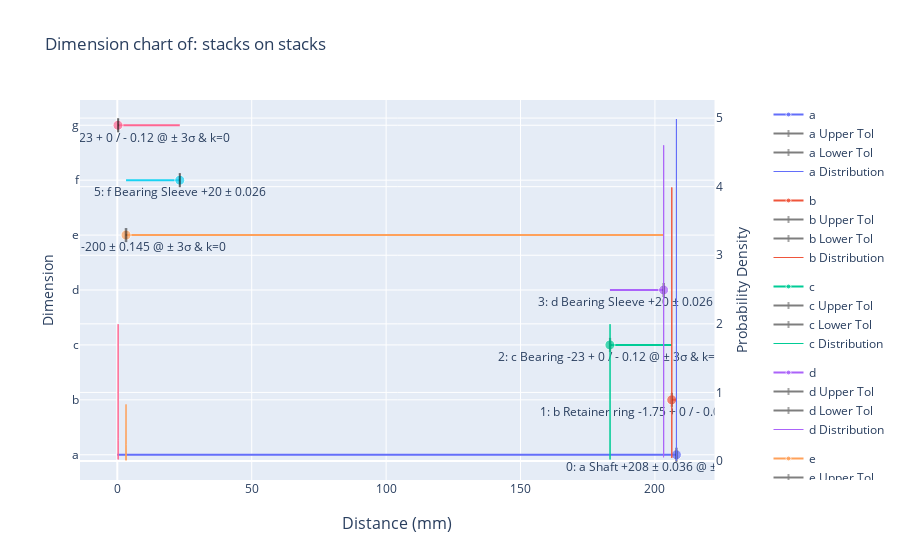

The notebook cell saved with this chart:
### Code cell
ds.plot.plot_stack(stack)

### Figure 1 — Plotly figure (JSON) as saved in the notebook; plotly's stock layout.template omitted (floating-point values rounded to 4 significant figures; data arrays with more than 128 entries replaced by an {"elided": "..."} marker saying what was removed)
{"data": [{"legendgroup": "a", "line": {"color": "#636EFA", "width": 2}, "marker": {"size": [0, 10]}, "mode": "lines+markers+text", "name": "a", "text": ["", "0: a Shaft +208 ± 0.036 @ ± 6σ & k=0.25"], "textposition": "bottom center", "type": "scatter", "x": [0, 208], "y": ["a", "a"]}, {"legendgroup": "a", "line": {"color": "black"}, "marker": {"line": {"color": "black", "width": 2}, "size": [0, 10], "symbol": "line-ns"}, "mode": "lines+markers+text", "name": "a Upper Tol", "opacity": 0.5, "type": "scatter", "x": [208, 208.0], "y": ["a", "a"]}, {"legendgroup": "a", "line": {"color": "black"}, "marker": {"line": {"color": "black", "width": 2}, "size": [0, 10], "symbol": "line-ns"}, "mode": "lines+markers+text", "name": "a Lower Tol", "opacity": 0.5, "type": "scatter", "x": [208, 208.0], "y": ["a", "a"]}, {"legendgroup": "a", "line": {"color": "#636EFA", "width": 1}, "name": "a Distribution", "type": "scatter", "x": [208.0, 208.0, 208.0, 208.0, 208.0, 208.0, 208.0, 208.0, 208.0, 208.0, 208.0, 208.0, 208.0, 208.0, 208.0, 208.0, 208.0, 208.0, 208.0, 208.0, 208.0, 208.0, 208.0, 208.0, 208.0, 208.0, 208.0, 208.0, 208.0, 208.0, 208.0, 208.0, 208.0, 208.0, 208.0, 208.0, 208.0, 208.0, 208.0, 208.0, 208.0, 208.0, 208.0, 208.0, 208.0, 208.0, 208.0, 208.0, 208.0, 208.0, 208.0, 208.0, 208.0, 208.0, 208.0, 208.0, 208.0, 208.0, 208.0, 208.0, 208.0, 208.0, 208.0, 208.0, 208.0, 208.0, 208.0, 208.0, 208.0, 208.0, 208.0, 208.0, 208.0], "xaxis": "x", "y": [0.0001998, 0.0003479, 0.0005965, 0.001007, 0.001673, 0.002737, 0.004407, 0.006988, 0.01091, 0.01676, 0.02536, 0.03778, 0.0554, 0.07998, 0.1137, 0.1591, 0.2191, 0.2971, 0.3967, 0.5215, 0.6749, 0.8598, 1.078, 1.332, 1.619, 1.938, 2.283, 2.648, 3.025, 3.401, 3.764, 4.102, 4.401, 4.648, 4.833, 4.948, 4.987, 4.948, 4.833, 4.648, 4.401, 4.102, 3.764, 3.401, 3.025, 2.648, 2.283, 1.938, 1.619, 1.332, 1.078, 0.8598, 0.6749, 0.5215, 0.3967, 0.2971, 0.2191, 0.1591, 0.1137, 0.07998, 0.0554, 0.03778, 0.02536, 0.01676, 0.01091, 0.006988, 0.004407, 0.002737, 0.001673, 0.001007, 0.0005965, 0.0003479, 0.0001998], "yaxis": "y2"}, {"legendgroup": "b", "line": {"color": "#EF553B", "width": 2}, "marker": {"size": [0, 10]}, "mode": "lines+markers+text", "name": "b", "text": ["", "1: b Retainer ring -1.75 + 0 / - 0.06 @ ± 3σ & k=0"], "textposition": "bottom center", "type": "scatter", "x": [208, 206.2], "y": ["b", "b"]}, {"legendgroup": "b", "line": {"color": "black"}, "marker": {"line": {"color": "black", "width": 2}, "size": [0, 10], "symbol": "line-ns"}, "mode": "lines+markers+text", "name": "b Upper Tol", "opacity": 0.5, "type": "scatter", "x": [206.2, 206.2], "y": ["b", "b"]}, {"legendgroup": "b", "line": {"color": "black"}, "marker": {"line": {"color": "black", "width": 2}, "size": [0, 10], "symbol": "line-ns"}, "mode": "lines+markers+text", "name": "b Lower Tol", "opacity": 0.5, "type": "scatter", "x": [206.2, 206.3], "y": ["b", "b"]}, {"legendgroup": "b", "line": {"color": "#EF553B", "width": 1}, "name": "b Distribution", "type": "scatter", "x": [206.3, 206.3, 206.3, 206.3, 206.3, 206.3, 206.3, 206.3, 206.3, 206.3, 206.3, 206.3, 206.3, 206.3, 206.3, 206.3, 206.3, 206.3, 206.3, 206.3, 206.3, 206.3, 206.3, 206.3, 206.3, 206.3, 206.3, 206.3, 206.3, 206.3, 206.3, 206.3, 206.3, 206.3, 206.3, 206.3, 206.3, 206.3, 206.3, 206.3, 206.3, 206.3, 206.3, 206.3, 206.3, 206.3, 206.3, 206.3, 206.3, 206.3, 206.3, 206.3, 206.3, 206.3, 206.3, 206.3, 206.3, 206.3, 206.3, 206.3, 206.2], "xaxis": "x", "y": [0.04432, 0.05953, 0.07915, 0.1042, 0.1358, 0.1753, 0.2239, 0.2833, 0.3547, 0.4398, 0.5399, 0.6562, 0.7895, 0.9405, 1.109, 1.295, 1.497, 1.714, 1.942, 2.179, 2.42, 2.661, 2.897, 3.123, 3.332, 3.521, 3.683, 3.814, 3.91, 3.97, 3.989, 3.97, 3.91, 3.814, 3.683, 3.521, 3.332, 3.123, 2.897, 2.661, 2.42, 2.179, 1.942, 1.714, 1.497, 1.295, 1.109, 0.9405, 0.7895, 0.6562, 0.5399, 0.4398, 0.3547, 0.2833, 0.2239, 0.1753, 0.1358, 0.1042, 0.07915, 0.05953, 0.04432], "yaxis": "y2"}, {"legendgroup": "c", "line": {"color": "#00CC96", "width": 2}, "marker": {"size": [0, 10]}, "mode": "lines+markers+text", "name": "c", "text": ["", "2: c Bearing -23 + 0 / - 0.12 @ ± 3σ & k=0"], "textposition": "bottom center", "type": "scatter", "x": [206.2, 183.2], "y": ["c", "c"]}, {"legendgroup": "c", "line": {"color": "black"}, "marker": {"line": {"color": "black", "width": 2}, "size": [0, 10], "symbol": "line-ns"}, "mode": "lines+markers+text", "name": "c Upper Tol", "opacity": 0.5, "type": "scatter", "x": [183.2, 183.2], "y": ["c", "c"]}, {"legendgroup": "c", "line": {"color": "black"}, "marker": {"line": {"color": "black", "width": 2}, "size": [0, 10], "symbol": "line-ns"}, "mode": "lines+markers+text", "name": "c Lower Tol", "opacity": 0.5, "type": "scatter", "x": [183.2, 183.4], "y": ["c", "c"]}, {"legendgroup": "c", "line": {"color": "#00CC96", "width": 1}, "name": "c Distribution", "type": "scatter", "x": [183.4, 183.4, 183.4, 183.4, 183.4, 183.4, 183.4, 183.4, 183.4, 183.4, 183.4, 183.4, 183.4, 183.4, 183.4, 183.4, 183.4, 183.4, 183.4, 183.4, 183.3, 183.3, 183.3, 183.3, 183.3, 183.3, 183.3, 183.3, 183.3, 183.3, 183.3, 183.3, 183.3, 183.3, 183.3, 183.3, 183.3, 183.3, 183.3, 183.3, 183.3, 183.3, 183.3, 183.3, 183.3, 183.3, 183.3, 183.3, 183.3, 183.3, 183.3, 183.3, 183.3, 183.3, 183.3, 183.3, 183.3, 183.3, 183.3, 183.3, 183.3, 183.3, 183.3, 183.3, 183.3, 183.3, 183.3, 183.3, 183.3, 183.3, 183.3, 183.3, 183.3, 183.3, 183.3, 183.3, 183.3, 183.3, 183.3, 183.3, 183.3, 183.3, 183.3, 183.3, 183.3, 183.3, 183.3, 183.3, 183.3, 183.3, 183.3, 183.3, 183.3, 183.3, 183.3, 183.3, 183.3, 183.3, 183.3, 183.3, 183.3, 183.3, 183.3, 183.3, 183.3, 183.3, 183.3, 183.3, 183.3, 183.3, 183.3, 183.3, 183.3, 183.3, 183.3, 183.3, 183.3, 183.3, 183.3, 183.3, 183.2], "xaxis": "x", "y": [0.02216, 0.02571, 0.02976, 0.03436, 0.03958, 0.04547, 0.0521, 0.05956, 0.06791, 0.07725, 0.08764, 0.09919, 0.112, 0.1261, 0.1416, 0.1587, 0.1774, 0.1978, 0.2199, 0.244, 0.27, 0.298, 0.3281, 0.3603, 0.3948, 0.4314, 0.4702, 0.5113, 0.5546, 0.6, 0.6476, 0.6972, 0.7486, 0.8019, 0.8568, 0.9132, 0.9709, 1.03, 1.089, 1.149, 1.21, 1.27, 1.33, 1.39, 1.448, 1.506, 1.561, 1.615, 1.666, 1.715, 1.76, 1.803, 1.841, 1.876, 1.907, 1.933, 1.955, 1.972, 1.985, 1.992, 1.995, 1.992, 1.985, 1.972, 1.955, 1.933, 1.907, 1.876, 1.841, 1.803, 1.76, 1.715, 1.666, 1.615, 1.561, 1.506, 1.448, 1.39, 1.33, 1.27, 1.21, 1.149, 1.089, 1.03, 0.9709, 0.9132, 0.8568, 0.8019, 0.7486, 0.6972, 0.6476, 0.6, 0.5546, 0.5113, 0.4702, 0.4314, 0.3948, 0.3603, 0.3281, 0.298, 0.27, 0.244, 0.2199, 0.1978, 0.1774, 0.1587, 0.1416, 0.1261, 0.112, 0.09919, 0.08764, 0.07725, 0.06791, 0.05956, 0.0521, 0.04547, 0.03958, 0.03436, 0.02976, 0.02571, 0.02216], "yaxis": "y2"}, {"legendgroup": "d", "line": {"color": "#AB63FA", "width": 2}, "marker": {"size": [0, 10]}, "mode": "lines+markers+text", "name": "d", "text": ["", "3: d Bearing Sleeve +20 ± 0.026 @ ± 3σ & k=0"], "textposition": "bottom center", "type": "scatter", "x": [183.2, 203.2], "y": ["d", "d"]}, {"legendgroup": "d", "line": {"color": "black"}, "marker": {"line": {"color": "black", "width": 2}, "size": [0, 10], "symbol": "line-ns"}, "mode": "lines+markers+text", "name": "d Upper Tol", "opacity": 0.5, "type": "scatter", "x": [203.2, 203.2], "y": ["d", "d"]}, {"legendgroup": "d", "line": {"color": "black"}, "marker": {"line": {"color": "black", "width": 2}, "size": [0, 10], "symbol": "line-ns"}, "mode": "lines+markers+text", "name": "d Lower Tol", "opacity": 0.5, "type": "scatter", "x": [203.2, 203.3], "y": ["d", "d"]}, {"legendgroup": "d", "line": {"color": "#AB63FA", "width": 1}, "name": "d Distribution", "type": "scatter", "x": [203.2, 203.2, 203.2, 203.2, 203.2, 203.2, 203.2, 203.2, 203.2, 203.2, 203.2, 203.2, 203.2, 203.2, 203.2, 203.2, 203.2, 203.2, 203.2, 203.2, 203.2, 203.2, 203.2, 203.2, 203.2, 203.2, 203.3, 203.3, 203.3, 203.3, 203.3, 203.3, 203.3, 203.3, 203.3, 203.3, 203.3, 203.3, 203.3, 203.3, 203.3, 203.3, 203.3, 203.3, 203.3, 203.3, 203.3, 203.3, 203.3, 203.3, 203.3, 203.3], "xaxis": "x", "y": [0.05114, 0.07181, 0.0995, 0.1361, 0.1836, 0.2444, 0.3211, 0.4163, 0.5326, 0.6723, 0.8374, 1.029, 1.249, 1.494, 1.765, 2.057, 2.366, 2.685, 3.006, 3.322, 3.622, 3.897, 4.138, 4.335, 4.482, 4.573, 4.603, 4.573, 4.482, 4.335, 4.138, 3.897, 3.622, 3.322, 3.006, 2.685, 2.366, 2.057, 1.765, 1.494, 1.249, 1.029, 0.8374, 0.6723, 0.5326, 0.4163, 0.3211, 0.2444, 0.1836, 0.1361, 0.0995, 0.07181], "yaxis": "y2"}, {"legendgroup": "e", "line": {"color": "#FFA15A", "width": 2}, "marker": {"size": [0, 10]}, "mode": "lines+markers+text", "name": "e", "text": ["", "4: e Case -200 ± 0.145 @ ± 3σ & k=0"], "textposition": "bottom center", "type": "scatter", "x": [203.2, 3.25], "y": ["e", "e"]}, {"legendgroup": "e", "line": {"color": "black"}, "marker": {"line": {"color": "black", "width": 2}, "size": [0, 10], "symbol": "line-ns"}, "mode": "lines+markers+text", "name": "e Upper Tol", "opacity": 0.5, "type": "scatter", "x": [3.25, 3.105], "y": ["e", "e"]}, {"legendgroup": "e", "line": {"color": "black"}, "marker": {"line": {"color": "black", "width": 2}, "size": [0, 10], "symbol": "line-ns"}, "mode": "lines+markers+text", "name": "e Lower Tol", "opacity": 0.5, "type": "scatter", "x": [3.25, 3.395], "y": ["e", "e"]}, {"legendgroup": "e", "line": {"color": "#FFA15A", "width": 1}, "name": "e Distribution", "type": "scatter", "x": {"elided": "291 float values"}, "xaxis": "x", "y": {"elided": "291 float values"}, "yaxis": "y2"}, {"legendgroup": "f", "line": {"color": "#19D3F3", "width": 2}, "marker": {"size": [0, 10]}, "mode": "lines+markers+text", "name": "f", "text": ["", "5: f Bearing Sleeve +20 ± 0.026"], "textposition": "bottom center", "type": "scatter", "x": [3.25, 23.25], "y": ["f", "f"]}, {"legendgroup": "f", "line": {"color": "black"}, "marker": {"line": {"color": "black", "width": 2}, "size": [0, 10], "symbol": "line-ns"}, "mode": "lines+markers+text", "name": "f Upper Tol", "opacity": 0.5, "type": "scatter", "x": [23.25, 23.22], "y": ["f", "f"]}, {"legendgroup": "f", "line": {"color": "black"}, "marker": {"line": {"color": "black", "width": 2}, "size": [0, 10], "symbol": "line-ns"}, "mode": "lines+markers+text", "name": "f Lower Tol", "opacity": 0.5, "type": "scatter", "x": [23.25, 23.28], "y": ["f", "f"]}, {"legendgroup": "f", "line": {"color": "#19D3F3", "width": 1}, "name": "f Distribution", "type": "scatter", "x": [23.22, 23.23, 23.23, 23.23, 23.23, 23.23, 23.23, 23.23, 23.23, 23.23, 23.23, 23.24, 23.24, 23.24, 23.24, 23.24, 23.24, 23.24, 23.24, 23.24, 23.24, 23.25, 23.25, 23.25, 23.25, 23.25, 23.25, 23.25, 23.25, 23.25, 23.25, 23.26, 23.26, 23.26, 23.26, 23.26, 23.26, 23.26, 23.26, 23.26, 23.26, 23.27, 23.27, 23.27, 23.27, 23.27, 23.27, 23.27, 23.27, 23.27, 23.27, 23.28], "xaxis": "x", "y": [1.923, 1.923, 1.923, 1.923, 1.923, 1.923, 1.923, 1.923, 1.923, 1.923, 1.923, 1.923, 1.923, 1.923, 1.923, 1.923, 1.923, 1.923, 1.923, 1.923, 1.923, 1.923, 1.923, 1.923, 1.923, 1.923, 1.923, 1.923, 1.923, 1.923, 1.923, 1.923, 1.923, 1.923, 1.923, 1.923, 1.923, 1.923, 1.923, 1.923, 1.923, 1.923, 1.923, 1.923, 1.923, 1.923, 1.923, 1.923, 1.923, 1.923, 1.923, 1.923], "yaxis": "y2"}, {"legendgroup": "g", "line": {"color": "#FF6692", "width": 2}, "marker": {"size": [0, 10]}, "mode": "lines+markers+text", "name": "g", "text": ["", "6: g Bearing -23 + 0 / - 0.12 @ ± 3σ & k=0"], "textposition": "bottom center", "type": "scatter", "x": [23.25, 0.25], "y": ["g", "g"]}, {"legendgroup": "g", "line": {"color": "black"}, "marker": {"line": {"color": "black", "width": 2}, "size": [0, 10], "symbol": "line-ns"}, "mode": "lines+markers+text", "name": "g Upper Tol", "opacity": 0.5, "type": "scatter", "x": [0.25, 0.25], "y": ["g", "g"]}, {"legendgroup": "g", "line": {"color": "black"}, "marker": {"line": {"color": "black", "width": 2}, "size": [0, 10], "symbol": "line-ns"}, "mode": "lines+markers+text", "name": "g Lower Tol", "opacity": 0.5, "type": "scatter", "x": [0.25, 0.37], "y": ["g", "g"]}, {"legendgroup": "g", "line": {"color": "#FF6692", "width": 1}, "name": "g Distribution", "type": "scatter", "x": [0.37, 0.369, 0.368, 0.367, 0.366, 0.365, 0.364, 0.363, 0.362, 0.361, 0.36, 0.359, 0.358, 0.357, 0.356, 0.355, 0.354, 0.353, 0.352, 0.351, 0.35, 0.349, 0.348, 0.347, 0.346, 0.345, 0.344, 0.343, 0.342, 0.341, 0.34, 0.339, 0.338, 0.337, 0.336, 0.335, 0.334, 0.333, 0.332, 0.331, 0.33, 0.329, 0.328, 0.327, 0.326, 0.325, 0.324, 0.323, 0.322, 0.321, 0.32, 0.319, 0.318, 0.317, 0.316, 0.315, 0.314, 0.313, 0.312, 0.311, 0.31, 0.309, 0.308, 0.307, 0.306, 0.305, 0.304, 0.303, 0.302, 0.301, 0.3, 0.299, 0.298, 0.297, 0.296, 0.295, 0.294, 0.293, 0.292, 0.291, 0.29, 0.289, 0.288, 0.287, 0.286, 0.285, 0.284, 0.283, 0.282, 0.281, 0.28, 0.279, 0.278, 0.277, 0.276, 0.275, 0.274, 0.273, 0.272, 0.271, 0.27, 0.269, 0.268, 0.267, 0.266, 0.265, 0.264, 0.263, 0.262, 0.261, 0.26, 0.259, 0.258, 0.257, 0.256, 0.255, 0.254, 0.253, 0.252, 0.251, 0.25], "xaxis": "x", "y": [0.02216, 0.02571, 0.02976, 0.03436, 0.03958, 0.04547, 0.0521, 0.05956, 0.06791, 0.07725, 0.08764, 0.09919, 0.112, 0.1261, 0.1416, 0.1587, 0.1774, 0.1978, 0.2199, 0.244, 0.27, 0.298, 0.3281, 0.3603, 0.3948, 0.4314, 0.4702, 0.5113, 0.5546, 0.6, 0.6476, 0.6972, 0.7486, 0.8019, 0.8568, 0.9132, 0.9709, 1.03, 1.089, 1.149, 1.21, 1.27, 1.33, 1.39, 1.448, 1.506, 1.561, 1.615, 1.666, 1.715, 1.76, 1.803, 1.841, 1.876, 1.907, 1.933, 1.955, 1.972, 1.985, 1.992, 1.995, 1.992, 1.985, 1.972, 1.955, 1.933, 1.907, 1.876, 1.841, 1.803, 1.76, 1.715, 1.666, 1.615, 1.561, 1.506, 1.448, 1.39, 1.33, 1.27, 1.21, 1.149, 1.089, 1.03, 0.9709, 0.9132, 0.8568, 0.8019, 0.7486, 0.6972, 0.6476, 0.6, 0.5546, 0.5113, 0.4702, 0.4314, 0.3948, 0.3603, 0.3281, 0.298, 0.27, 0.244, 0.2199, 0.1978, 0.1774, 0.1587, 0.1416, 0.1261, 0.112, 0.09919, 0.08764, 0.07725, 0.06791, 0.05956, 0.0521, 0.04547, 0.03958, 0.03436, 0.02976, 0.02571, 0.02216], "yaxis": "y2"}], "layout": {"annotations": [{"font": {"size": 16}, "showarrow": false, "text": "Distance (mm)", "x": 0.47, "xanchor": "center", "xref": "paper", "y": 0, "yanchor": "top", "yref": "paper", "yshift": -30}], "title": {"text": "Dimension chart of: stacks on stacks"}, "xaxis": {"anchor": "y", "domain": [0, 0.94]}, "yaxis": {"anchor": "x", "domain": [0, 1], "title": {"text": "Dimension"}}, "yaxis2": {"anchor": "x", "overlaying": "y", "side": "right", "title": {"text": "Probability Density"}}}}
